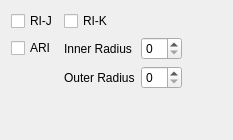
              <widget class="QWidget" name="LargeMoleculesRI">
               <layout class="QVBoxLayout" name="verticalLayout_15">
                <item>
                 <layout class="QGridLayout" name="gridLayout_12">
                  <item row="1" column="2">
                   <widget class="QSpinBox" name="ari_r0"/>
                  </item>
                  <item row="1" column="0">
                   <widget class="QCheckBox" name="checkBox_3">
                    <property name="text">
                     <string>ARI</string>
                    </property>
                   </widget>
                  </item>
                  <item row="2" column="1">
                   <widget class="QLabel" name="label_77">
                    <property name="text">
                     <string>Outer Radius</string>
                    </property>
                   </widget>
                  </item>
                  <item row="2" column="2">
                   <widget class="QSpinBox" name="ari_r1"/>
                  </item>
                  <item row="0" column="1">
                   <widget class="QCheckBox" name="checkBox_2">
                    <property name="text">
                     <string>RI-K</string>
                    </property>
                   </widget>
                  </item>
                  <item row="1" column="1">
                   <widget class="QLabel" name="label_55">
                    <property name="text">
                     <string>Inner Radius</string>
                    </property>
                   </widget>
                  </item>
                  <item row="0" column="0">
                   <widget class="QCheckBox" name="checkBox">
                    <property name="text">
                     <string>RI-J</string>
                    </property>
                   </widget>
                  </item>
                  <item row="2" column="3">
                   <spacer name="horizontalSpacer_13">
                    <property name="orientation">
                     <enum>Qt::Horizontal</enum>
                    </property>
                    <property name="sizeHint" stdset="0">
                     <size>
                      <width>40</width>
                      <height>20</height>
                     </size>
                    </property>
                   </spacer>
                  </item>
                 </layout>
                </item>
                <item>
                 <spacer name="verticalSpacer_5">
                  <property name="orientation">
                   <enum>Qt::Vertical</enum>
                  </property>
                  <property name="sizeHint" stdset="0">
                   <size>
                    <width>20</width>
                    <height>40</height>
                   </size>
                  </property>
                 </spacer>
                </item>
               </layout>
              </widget>
